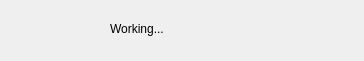
<?xml version="1.0" encoding="UTF-8"?>
<ui version="4.0">
 <class>Status</class>
 <widget class="QDialog" name="Status">
  <property name="windowModality">
   <enum>Qt::WindowModal</enum>
  </property>
  <property name="geometry">
   <rect>
    <x>0</x>
    <y>0</y>
    <width>364</width>
    <height>61</height>
   </rect>
  </property>
  <property name="windowTitle">
   <string>Dialog</string>
  </property>
  <widget class="QLabel" name="label">
   <property name="geometry">
    <rect>
     <x>110</x>
     <y>20</y>
     <width>131</width>
     <height>18</height>
    </rect>
   </property>
   <property name="text">
    <string>Working...</string>
   </property>
  </widget>
 </widget>
 <resources/>
 <connections/>
</ui>
